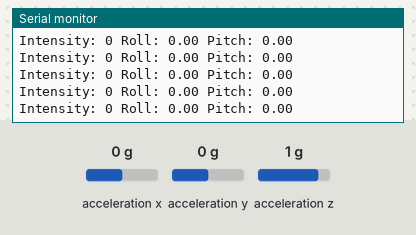
The sketch below on a simulated Arduino Uno, built with avr-gcc and run on an emulated ATmega328P. On the bench: the last lines printed to the serial monitor. The test bench sets the inputs (shaded band); at power-on: acceleration x 0 g, acceleration y 0 g, acceleration z 1 g.

Above: at 1.2 s.
1.3 s: acceleration x set to -1.4 g
At 1.45 s:
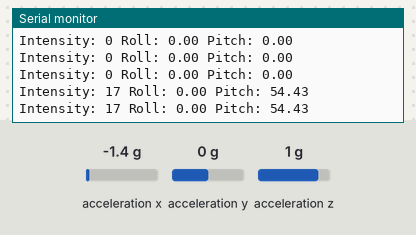
4.3 s: acceleration y set to -1.4 g
At 4.31 s:
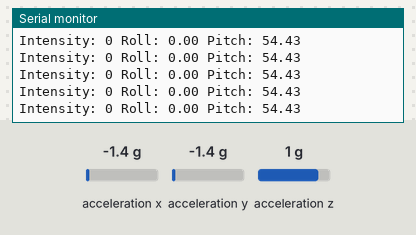
7.3 s: acceleration z set to -1.4 g
At 7.31 s:
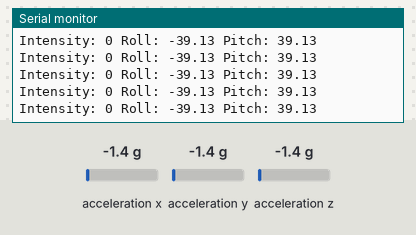
10.3 s: acceleration x set to 0 g
At 10.32 s:
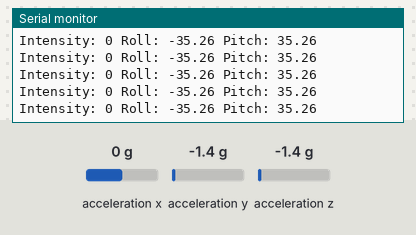
13.3 s: acceleration y set to 0 g
At 13.3 s:
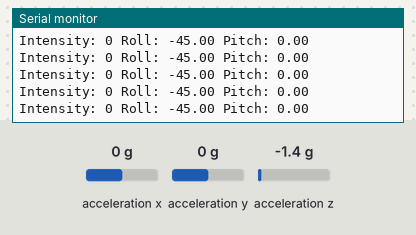
16.3 s: acceleration z set to 0 g
At 16.9 s:
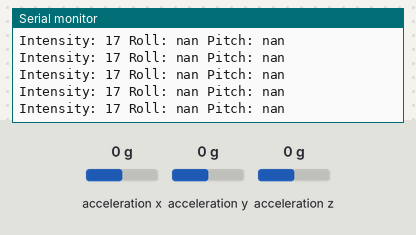
Timing chart, 0 to 19.3 s (numbered marks = the images above; inputs shaded):
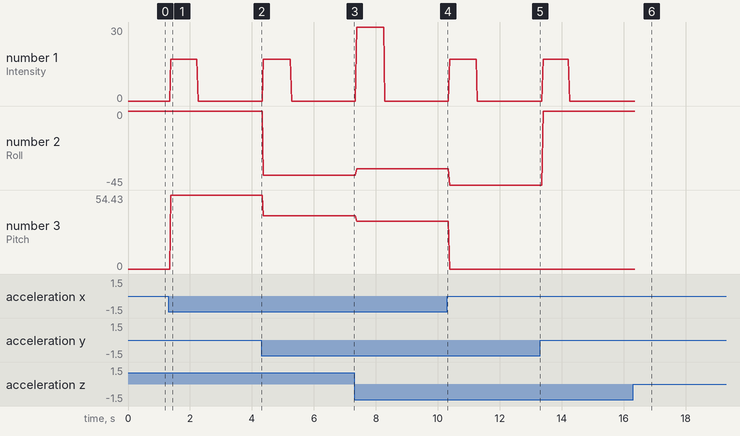

Measured:
- after the input at 1.3 s, the serial monitor: prints a new line after 0.09 s (image 1)
- after the input at 16.3 s, the serial monitor: prints a new line after 0.09 s (image 6)
- plotted number 2: 0 → -39.13 after the input at 4.3 s, -39.13 → -35.26 after the input at 7.3 s, -35.26 → -45 after the input at 10.3 s
- plotted number 3: 0 → 54.43 after the input at 1.3 s, 54.43 → 39.13 after the input at 4.3 s, 39.13 → 35.26 after the input at 7.3 s

The sketch:

Accelerator_Test_Code.ino
```cpp
#include <Wire.h>
#include <ADXL345.h>

/*Macros*/
#define SAMPLES 20
#define MAX_THRESHOLD 50 // max change limit to be considered shaking
ADXL345 adxl; //variable adxl is an instance of the ADXL345 library

int x, y, z;
int x_prev, y_prev, z_prev;
int averageAcc_Arr[SAMPLES] = {0};
int currentAcc_Index = 0;


void setup() {
  Serial.begin(9600);
  // Accelerometer calibration:
  {
    adxl.powerOn();
    adxl.setActivityThreshold(75); //62.5mg per increment
    adxl.setInactivityThreshold(75); //62.5mg per increment
    adxl.setTimeInactivity(10); // how many seconds of no activity is inactive?

    //look of activity movement on this axes - 1 == on; 0 == off
    adxl.setActivityX(1);
    adxl.setActivityY(1);
    adxl.setActivityZ(1);

    //look of inactivity movement on this axes - 1 == on; 0 == off
    adxl.setInactivityX(1);
    adxl.setInactivityY(1);
    adxl.setInactivityZ(1);

    adxl.readXYZ(&x_prev, &y_prev, &z_prev);
    adxl.readXYZ(&x, &y, &z); //read the accelerometer values and store them in variables  x,y,z
    int xDiff = x_prev - x; // finding change in x
    int yDiff = y_prev - y; // finding change in y
    int zDiff = z_prev - z; // finding change in z
    int len = sizeof(averageAcc_Arr, averageAcc_Arr[0]);
    for (int i = 0; i < len; i++) {
      averageAcc_Arr[i] = getShakingIntensity(xDiff, yDiff, zDiff);
    }
  }

}

void loop() {
  adxl.readXYZ(&x, &y, &z); //read the accelerometer values and store them in variables  x,y,z
  int xDiff = x_prev - x; // finding change in x
  int yDiff = y_prev - y; // finding change in y
  int zDiff = z_prev - z; // finding change in z

  /*    Printing out x, y, z coordinates value              */
  // Serial.print("X: "); Serial.print(x); Serial.print("  ");
  // Serial.print("Y: "); Serial.print(y); Serial.print("  ");
  // Serial.print("Z: "); Serial.print(z); Serial.print("  ");

  int currentIntensity = getShakingIntensity(xDiff, yDiff, zDiff);
  int averageIntensity = getMovingAverage(currentIntensity);
  double roll = atan(y / sqrt(pow(x, 2) + pow(z, 2))) * 180 / PI;         // rotation around X-Axis
  double pitch = atan(-1 * x / sqrt(pow(y, 2) + pow(z, 2))) * 180 / PI;   // rotation around Y-Axis
  Serial.print("Intensity: "); Serial.print(averageIntensity); Serial.print(" ");
  Serial.print("Roll: "); Serial.print(roll); Serial.print(" ");
  Serial.print("Pitch: "); Serial.print(pitch); Serial.print(" ");
  Serial.println();

  x_prev = x;
  y_prev = y;
  z_prev = z;
}

int getShakingIntensity(int xDiff, int yDiff, int zDiff) {
  int intensity = 0;
  intensity += (abs(xDiff) + abs(yDiff) + abs(zDiff));
  return intensity;
}

bool isShaking(int xDiff, int yDiff, int zDiff) {
  return (abs(xDiff) + abs(yDiff) + abs(zDiff)) > MAX_THRESHOLD;
}


int getMovingAverage(int currentIntensity) {
  int len = sizeof(averageAcc_Arr) / sizeof(averageAcc_Arr[0]);
  averageAcc_Arr[currentAcc_Index] = currentIntensity;
  int sum = 0;
  for (int i = 0; i < len; i++) {
    sum += averageAcc_Arr[i];
  }
  // update currentAcc_Index
  currentAcc_Index = currentAcc_Index >= len ? 0 : currentAcc_Index + 1;
  return sum / len;
}
```
